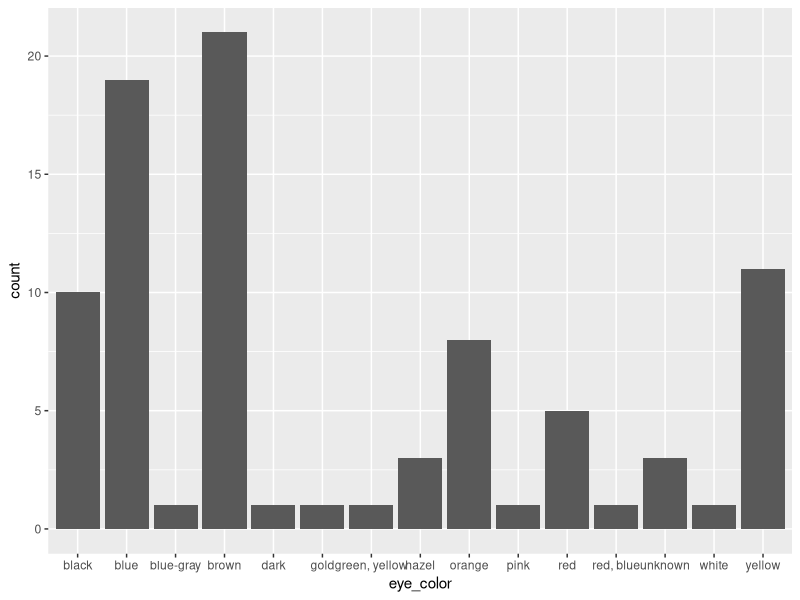

Recreate this plot in R. (Note: this script raises an error after producing the figure.)
## ---- chunk 1
library(tidyverse)
data(starwars)
## ---- chunk 2
ggplot(starwars, aes(x = eye_color)) + geom_bar()
## ---- chunk 3
unique(starwars$eye_color)

eye_color_fill <- c(
  "blue" = "#1569C7", 
  "yellow" = "#FFFF00",        
  "red" = "#D94218",           
  "brown" = "#A35E35",         
  "blue-gray" = "#6A89A7",     
  "black" = "#000000",         
  "orange" = "orange",
  "hazel" =  "#8E7618",       
  "pink" = "#F4C0D0",        
  "unknown" = "gray",       
  "red, blue" = "#9E1B1B",     
  "gold" = "#E6B51E",         
  "green, yellow" = "#ADFF2F", 
  "white" = "#F8F5FA", 
  "dark" = "#9e6b4a"
)

ggplot(starwars, aes(y = eye_color, fill = eye_color)) + 
  geom_bar() + 
  theme_apa(remove.x.gridlines = FALSE, legend.pos = "none") + 
  labs(y = "Eye Color", x = "Frequency") +
  scale_fill_manual(values = eye_color_fill) 
## ---- chunk 4

## ---- chunk 5

## ---- chunk 6

## ---- chunk 7

## ---- chunk 8

## ---- chunk 9
